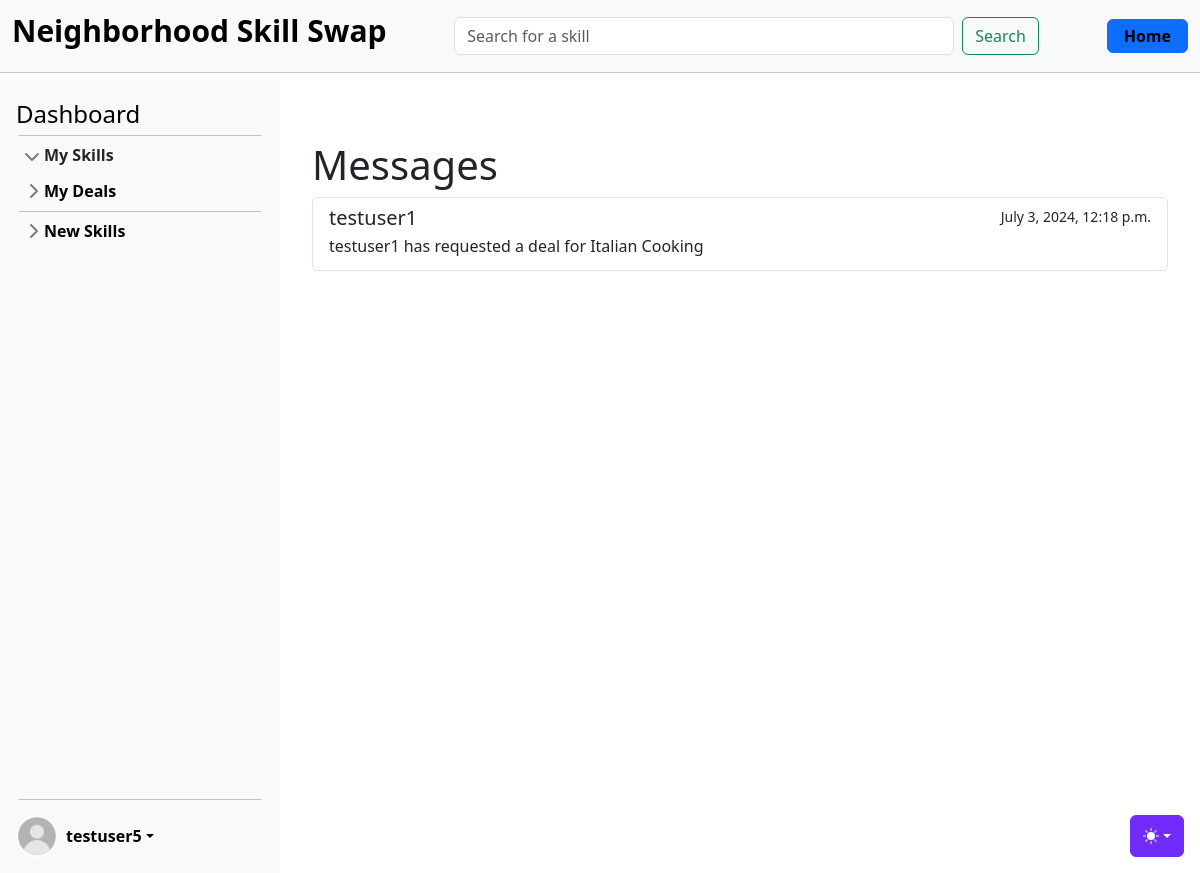
Screenshot of /skills/messages/ (signed in) with the database file from the repository.
### accounts/models.py (models this page shows, shortened)
class CustomUser(AbstractUser):
    age = models.PositiveIntegerField(null=True, blank=True)

### skills/models.py (models this page shows, shortened)
class Message(models.Model):
    sender = models.ForeignKey(
        settings.AUTH_USER_MODEL, on_delete=models.CASCADE, related_name="sent_messages"
    )
    receiver = models.ForeignKey(
        settings.AUTH_USER_MODEL,
        on_delete=models.CASCADE,
        related_name="received_messages",
    )
    content = models.TextField()
    is_read = models.BooleanField(default=False)
    timestamp = models.DateTimeField(auto_now_add=True)

### skills/views_messages.py (the view)
# urls.py: path("messages/", MessageListView.as_view(), name="message_list"),
class MessageListView(LoginRequiredMixin, ListView):
    model = Message
    template_name = "skills/messages_list.html"
    context_object_name = "messages"
    paginate_by = 10
    def get_queryset(self):
        return Message.objects.filter(receiver=self.request.user).order_by("-timestamp")
    def get_context_data(self, **kwargs):
        context = super().get_context_data(**kwargs)
        unread_messages = Message.objects.filter(
            receiver=self.request.user, is_read=False
        )
        unread_messages.update(is_read=True)
        return context

### templates/skills/messages_list.html (shortened to what this page needs)
{% extends 'base.html' %}
{% block content %}
<div class="container mt-5">
    <h1>Messages</h1>
    <div class="list-group">
        {% for message in messages %}
        <a href="#" class="list-group-item list-group-item-action {% if not message.is_read %} list-group-item-info {% endif %}">
            <div class="d-flex w-100 justify-content-between">
                <h5 class="mb-1">{{ message.sender.username }}</h5>
                <small>{{ message.timestamp }}</small>
            </div>
            <p class="mb-1">{{ message.content }}</p>
        </a>
        {% empty %}
        <p class="text-center">No messages found.</p>
        {% endfor %}
    </div>
</div>
{% endblock %}

### templates/partials/_sidebar.html (shortened to what this page needs)
{% load static %}
<div class="sidebar d-flex flex-column flex-shrink-0 p-3 bg-body-tertiary" style="width: 280px;">
    <a href="{% url 'dashboard' user.id %}" class="d-flex align-items-center mb-3 mb-md-0 me-md-auto link-body-emphasis text-decoration-none">
        <span class="fs-4">Dashboard</span>
    </a>
    <hr>
    <ul class="list-unstyled ps-0">
        <li class="mb-1">
            <button class="btn btn-toggle d-inline-flex align-items-center rounded border-0 collapsed" data-bs-toggle="collapse" data-bs-target="#home-collapse" aria-expanded="true">
                My Skills
            </button>
        </li>
        <li class="mb-1">
            <button class="btn btn-toggle d-inline-flex align-items-center rounded border-0 collapsed" data-bs-toggle="collapse" data-bs-target="#dashboard-collapse" aria-expanded="false">
                My Deals
            </button>
        </li>
        <hr>
        <li class="mb-1">
            <button class="btn btn-toggle d-inline-flex align-items-center rounded border-0 collapsed" data-bs-toggle="collapse" data-bs-target="#orders-collapse" aria-expanded="false">
                New Skills
            </button>
        </li>
    </ul>
    <div class="dropdown mt-auto">
        <hr style="margin-bottom: 15px;">
        <a href="#" class="d-flex align-items-center link-body-emphasis text-decoration-none dropdown-toggle" data-bs-toggle="dropdown" aria-expanded="false">
            {% if user.is_authenticated %}
                {% if user.profile.profile_image %}
                    <img src="{{ user.profile.profile_image.url }}" alt="" width="42" height="42" class="rounded-circle me-2">
                {% else %}
                    <img src="{% static 'img/default_pic.jpg' %}" alt="" width="42" height="42" class="rounded-circle me-2">
                {% endif %}
                <strong>{{ user.username }}</strong>
            {% else %}
                <strong>User</strong>
            {% endif %}
        </a>
    </div>
</div>

### static/css/sidebars.css (style rules this page uses)
body { min-height: 100vh; min-height: -webkit-fill-available; }
html { height: -webkit-fill-available; }
.dropdown-toggle { outline: 0; }
.btn-toggle { padding: .25rem .5rem; font-weight: 600; color: var(--bs-emphasis-color); background-color: transparent; }
.btn-toggle::before { width: 1.25em; line-height: 0; transition: transform .35s ease; transform-origin: .5em 50%; }
.btn-toggle[aria-expanded="true"] { color: rgba(var(--bs-emphasis-color-rgb), .85); }
.btn-toggle[aria-expanded="true"]::before { transform: rotate(90deg); }

### static/css/main.css (style rules this page uses)
hr { margin: 3px; }
.sidebar { position: fixed; top: 80px; left: 0; bottom: 0; width: 280px; padding: 20px; background-color: #f8f9fa; overflow-y: auto; z-index: 1000; }

### rows the page displays
CustomUser: username "testuser5"
Message: sender.username "testuser1", timestamp "July 3, 2024, 12:18 p.m.", content "testuser1 has requested a deal for Italian Cooking"
